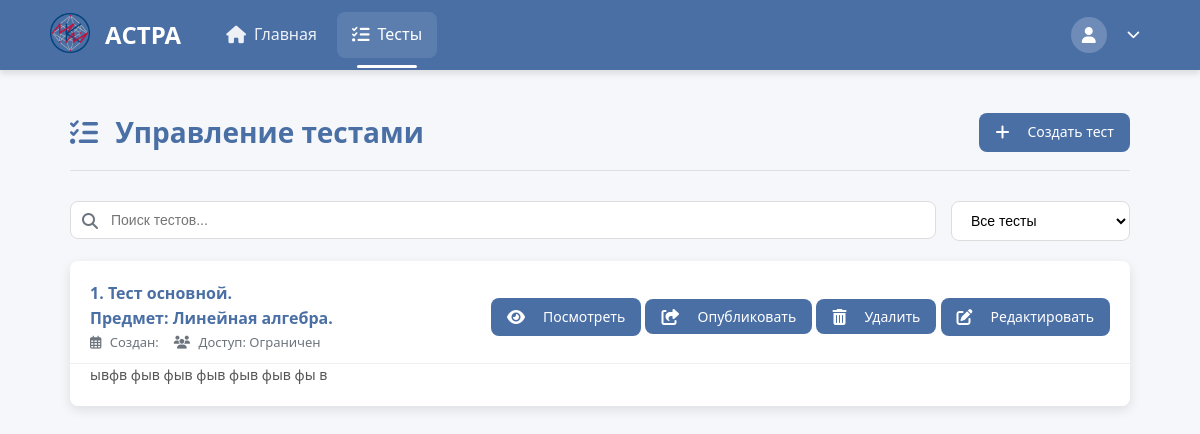
Before: /TestsCreate/listTests/ (signed in) with the older database file.
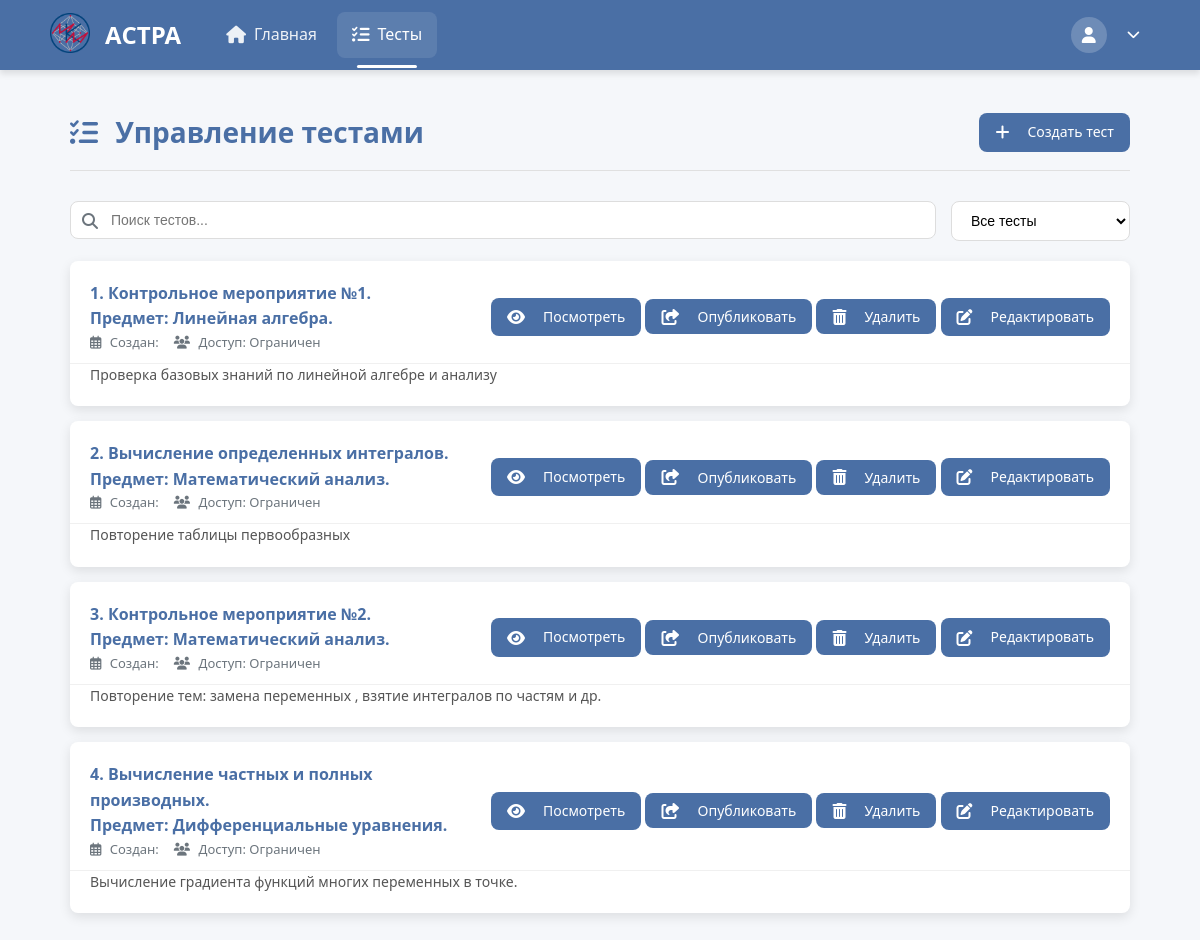
After: the same page with the newer database file.
### create_tests/models.py (models this page shows, shortened)
class AboutTest(models.Model):
    objects = None
    name_tests = models.CharField(max_length=255, blank=False)  # Название теста
    creator = models.ForeignKey(TeacherData, on_delete=models.PROTECT, null=True, blank=True, related_name='created_tests') # Создатель теста
    time_to_solution = models.DurationField(default=timedelta(hours=1, minutes=30))
    name_slug_tests = models.SlugField(max_length=255, unique=True, db_index=True, verbose_name="URL")  # Слаг имени
    num_of_attempts = models.IntegerField(blank=True, default=1)  # Количество попыток для решения
    type_of_result = models.IntegerField(blank=True, default=1)  # Тип возвращаемого результата
    description = models.CharField(max_length=150, default="", blank=True)
    is_published = models.IntegerField(default=0)
    is_done = models.IntegerField(default=1)
    is_draft = models.BooleanField(default=False)
    subj = models.ForeignKey(Subjects,
                             on_delete=models.PROTECT,
                             default=1)
    expressions = models.ManyToManyField(AboutExpressions)

class Subjects(models.Model):
    name = models.CharField(max_length=100, unique=True, default="Другое")
    def __str__(self):
        return self.name

### create_tests/views.py (the view)
# urls.py: path('listTests/', views.test_list, name='test_list'),
@login_required
@role_required(['teacher', 'admin'])
def test_list(request):
    all_groups = StudentGroup.objects.all().select_related('institute')
    institutes = StudentInstitute.objects.all().prefetch_related('studentgroup_set')
    tests = AboutTest.objects.all()
    published = PublishedGroup.objects.select_related('group_name', 'test_name')
    published_groups = [pg.group_name for pg in published]
    return render(request, 'create_tests/all_test_for_teach.html', {
        'tests': tests,
        'all_groups': all_groups,
        'institutes': institutes,
        'groups': published_groups,
        'published': published
    })

### users/context_processors.py (called while the page is built)
def user_role(request):
    if request.user.is_authenticated:
        return {'user_role': request.user.role}
    return {}

### create_tests/templates/create_tests/all_test_for_teach.html (shortened to what this page needs)
{% extends 'create_tests/header.html' %}
{% load static %}
{% load my_filters %}
{% block extra_css %}
    <link rel="stylesheet" href="{% static 'css/all_test_for_teach.css' %}">
    <link rel="stylesheet" href="https://cdnjs.cloudflare.com/ajax/libs/font-awesome/6.4.0/css/all.min.css">
{% endblock %}
{% block content %}
<div class="container">
    <div class="header">
        <h1><i class="fas fa-tasks"></i> Управление тестами</h1>
        <div class="actions">
            <a href="{% url 'create_tests:create_test' %}" class="btn btn-primary">
                <i class="fas fa-plus"></i> Создать тест
            </a>
        </div>
    </div>
    <div class="search-filter">
        <div class="search-box">
            <i class="fas fa-search"></i>
            <input type="text" id="testSearch" placeholder="Поиск тестов...">
        </div>
        <div class="filter-box">
            <select id="testFilter">
                <option value="all">Все тесты</option>
            </select>
        </div>
    </div>
    <div class="tests-container">
        {% if tests %}
            <ul class="tests-list">
                {% for test in tests %}
                <li class="test-card" data-slug="{{ test.name_slug_tests }}" data-published="{% if test.is_published %}true{% else %}false{% endif %}">
                    <div class="test-main">
                        <div class="test-info">
                            <div class="base_info">
                                <span class="test-subj">{{ forloop.counter }}. {{ test.name_tests }}.</span>
                                <span class="test-number">Предмет: {{ test.subj }}.</span>
                            </div>
                            <div class="test-meta">
                                <span><i class="far fa-calendar-alt"></i> Создан: {{ test.created_at|date:"d.m.Y" }}</span>
                                <span><i class="fas fa-users"></i>
                                    Доступ:
                                    {% with found=0 %}
                                        {% if not test.is_published %}Ограничен{% endif %}
                                    {% endwith %}
                                </span>
                            </div>
                        </div>
                        <div class="test-actions">
                            <a href="{% url 'create_tests:some_test' test.name_slug_tests %}" class="btn btn-watch">
                                <i class="fa-solid fa-eye"></i> Посмотреть
                            </a>
                            {% if not test.is_published %}
                                <button class="btn btn-publish publish-btn"
                                        data-slug="{{ test.name_slug_tests }}"
                                        data-url="{% url 'create_tests:publish_test' test.name_slug_tests %}">
                                    <i class="fas fa-share-square"></i> Опубликовать
                                </button>
                                <button class="btn btn-danger delete-btn"
                                        data-slug="{{ test.name_slug_tests }}"
                                        data-url="{% url 'create_tests:delete_test' test.name_slug_tests %}">
                                    <i class="fas fa-trash-alt"></i> Удалить
                                </button>
                                <a href="{% url 'create_tests:edit_test' test.name_slug_tests %}" class="btn btn-edit">
                                    <i class="fas fa-edit"></i> Редактировать
                                </a>
                                {% endif %}
                        </div>
                    </div>
                    {% if test.description %}
                    <div class="test-description">
                        <p>{{ test.description }}</p>
                    </div>
                    {% endif %}
                </li>
                {% endfor %}
            </ul>
        {% endif %}
    </div>
</div>
{% endblock %}

Changed rows visible on the page:
removed AboutTest: name_tests "Тест основной", subj "Линейная алгебра", is_published "Ограничен", description "ывфв фыв фыв фыв фыв фыв фы в"
added AboutTest: name_tests "Контрольное мероприятие №1", subj "Линейная алгебра", is_published "Ограничен", description "Проверка базовых знаний по линейной алгебре и анализу"
added AboutTest: name_tests "Вычисление определенных интегралов", subj "Математический анализ", is_published "Ограничен", description "Повторение таблицы первообразных"
added AboutTest: name_tests "Контрольное мероприятие №2", subj "Математический анализ", is_published "Ограничен", description "Повторение тем: замена переменных , взятие интегралов по частям и др."
added AboutTest: name_tests "Вычисление частных и полных производных", subj "Дифференциальные уравнения", is_published "Ограничен", description "Вычисление градиента функций многих переменных в точке."
